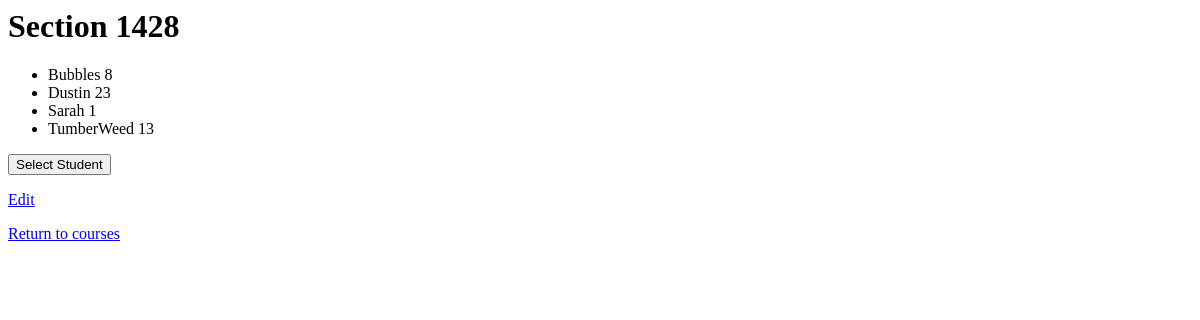
Page /courses/1428/ (signed in) on the earlier database version.
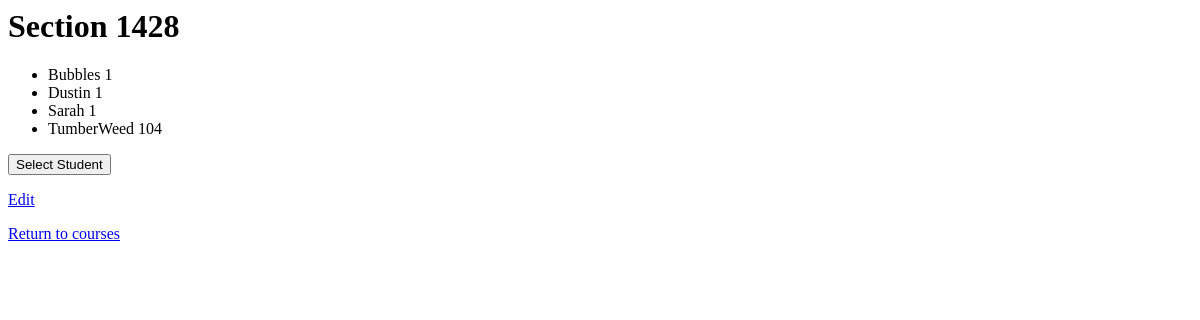
Same page on the later database version.
### course/models.py (models this page shows, shortened)
class Course(models.Model):
    course_id = models.IntegerField()
    instructor = models.ForeignKey(
        settings.AUTH_USER_MODEL,
        on_delete=models.CASCADE,
    )
    class Meta:
        ordering = ['course_id']

class Student(models.Model):
    name = models.CharField(max_length=20)
    attempts = models.IntegerField(default=10, validators=[MaxValueValidator(100), MinValueValidator(1)])
    course = models.ForeignKey(
        Course,
        on_delete=models.CASCADE,
    )
    class Meta:
        ordering = ['name']

### course/views.py (the view, shortened to what this page needs)
# urls.py: path('courses/<course_id>/', course_view, name='course_view'),
@login_required
def course_view(request, course_id):
    user = request.user
    course = Course.objects.get(course_id=course_id)
    check_instructor(user, course)
    students = Student.objects.filter(course=course)
    context = {
        'students' : students,
        'course' : course,
    }
    return render(request, 'course/list_students.html', context)

### course/views.py (called while the page is built)
def check_instructor(user, course):
    authorized_user = course.instructor
    if user != authorized_user:
        return redirect('login')
    pass

def select_student_button(request):
    return request.method == 'POST' and 'select_student' in request.POST

### course/templates/course/list_students.html (shortened to what this page needs)
<h1> Section {{course.course_id}} </h1>
<ul>
    {% for student in students %}
    <li>{{student.name}} {{student.attempts}} </li>
    {% endfor %}
</ul>
<form method="POST" >
    <button type="submit"  name="select_student"> Select Student </button>
</form>
<p><a href="{% url 'edit_students' course_id=course.course_id %}">Edit</a>
    <p><a href="{% url 'courses' %}">Return to courses</a>

Differences in the rows shown:
changed Student "Bubbles": attempts "8" → "1"
changed Student "Dustin": attempts "23" → "1"
changed Student "TumberWeed": attempts "13" → "104"
